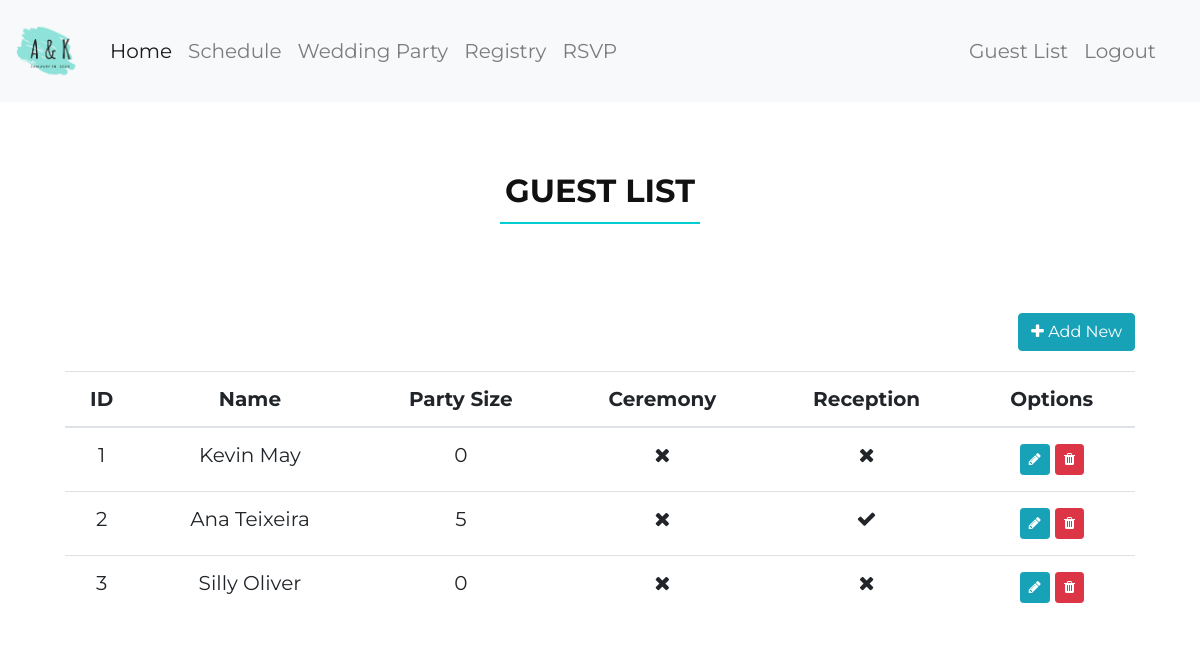
Screenshot of /guest-list (signed in) with the database file from the repository.
### wedding/models.py (models this page shows, shortened)
class Invitation(db.Model):
    id = db.Column(db.Integer, primary_key=True)
    name = db.Column(db.String(100), nullable=False)
    party_size = db.Column(db.Integer, nullable=False, default=0)
    attending_to_ceremony = db.Column(db.Boolean, nullable=False, default=False)
    attending_to_reception = db.Column(db.Boolean, nullable=False, default=False)

### wedding/routes.py (the view)
@app.route("/guest-list")
@login_required
def guest_list():
    invitations = Invitation.query.all()
    return render_template('guest_list.html', invitations=invitations)

### wedding/models.py (called while the page is built)
@login_manager.user_loader
def load_user(user_id):
    return User.query.get(int(user_id))

### wedding/templates/guest_list.html
{% extends "layout.html" %}
{% block css %}
<link rel="stylesheet" href="{{ url_for('static', filename='lib/font-awesome/css/font-awesome.min.css') }}">
{% endblock css %}
{% block header %}
    <h2>Guest List</h2>
{% endblock header %}
{% block content %}
  <div class="wow fadeInUp">
    <div class="float-right">
      <a type="button" class="btn btn-info" href="{{ url_for('new_guest') }}"><i class="fa fa-plus"></i> Add New</a>
    </div>
    <div class="table-responsive">
      <table class="table">
      <thead>
        <tr>
          <th scope="col">ID</th>
          <th scope="col">Name</th>
          <th scope="col">Party Size</th>
          <th scope="col">Ceremony</th>
          <th scope="col">Reception</th>
          <th scope="col">Options</th>
        </tr>
      </thead>
      <tbody>
      {% for invitation in invitations %}
        <tr >
          <td>{{ invitation.id }}</td>
          <td>{{ invitation.name }}</td>
          <td>{{ invitation.party_size }}</td>
          <td>
            {% if invitation.attending_to_ceremony %}
              <i class="fa fa-check">
            {% else %}
              <i class="fa fa-times">
            {% endif %}
          </td>
          <td>
            {% if invitation.attending_to_reception %}
              <i class="fa fa-check">
            {% else %}
              <i class="fa fa-times">
            {% endif %}
          </td>
          <td>
            <a title="Edit" class="btn btn-info btn-sm mt-1 mb-1" href="{{ url_for('update_invitation', invitation_id=invitation.id) }}"><i class="fa fa-pencil"></i></a>
            <a title="Delete" class="btn btn-danger btn-sm mt-1 mb-1" href="{{ url_for('delete_invitation', invitation_id=invitation.id) }}"><i class="fa fa-trash"></i></a>
          </td>
        </tr>
      {% endfor %}
      </tbody>
      </table>
    </div>
  </div>
{% endblock content %}

### wedding/templates/layout.html (shortened to what this page needs)
<!DOCTYPE html>
<html lang="en">
<head>
  	<link rel="stylesheet" type="text/css" href="{{ url_for('static', filename='lib/bootstrap/css/bootstrap.min.css') }}">
  	<link rel="stylesheet" type="text/css" href="{{ url_for('static', filename='lib/animate/animate.min.css') }}">
  	{% block css %}{% endblock %}
	<link rel="stylesheet" type="text/css" href="{{ url_for('static', filename='css/main.css') }}">
</head>
<body>
	<header>
		<nav class="navbar navbar-expand-lg navbar-light bg-light">
			<a class="navbar-brand" href="#">
				<img src="{{ url_for('static', filename='img/logo.png') }}" width="60" height="60" alt="">
			 </a>
		  	<div class="collapse navbar-collapse" id="navbarText">
		    	<ul class="navbar-nav mr-auto">
		      		<li class="nav-item active">
		        		<a class="nav-link" href="/home">Home <span class="sr-only">(current)</span></a>
		      		</li>
		      		<li class="nav-item">
		        		<a class="nav-link" href="/schedule">Schedule</a>
		      		</li>
		      		<li class="nav-item">
		        		<a class="nav-link" href="/wedding-party">Wedding Party</a>
		      		</li>
		      		<li class="nav-item">
		        		<a class="nav-link" href="/registry">Registry</a>
		      		</li>
		      		<li class="nav-item">
		        		<a class="nav-link" href="/rsvp">RSVP</a>
		      		</li>
		    	</ul>
		    	{% if current_user.is_authenticated %}
		    		<div class="navbar-nav">
			    		<a class="nav-item nav-link" href="{{ url_for('guest_list') }}">Guest List </a>
			    		<a class="nav-item nav-link" href="{{ url_for('logout') }}">Logout </a>
		    		</div>
		    	{% else %}
			    	<span class="navbar-text d-none d-lg-block">
			      		#AnaAndKevinTieTheKnot
			    	</span>
			    {% endif %}
		  	</div>
		</nav>
	</header>
	<div>
		<main role="main" class="container">
  			<div class="section-header">
				{% block header %}{% endblock %}
			</div>
      		{% block content %}{% endblock %}
        </main>
	</div>
</body>
</html>

### wedding/static/css/main.css (style rules this page uses)
div { text-align: center; font-family: "Montserrat", sans-serif; font-size: 20px; border: 10px; padding: 10px; }
a { transition: 0.5s; }
.section-header { padding: 60px 0; }
.section-header h2 { font-size: 32px; color: #111; text-transform: uppercase; text-align: center; font-weight: 700; position: relative; padding-bottom: 15px; }
.section-header h2::before { content: ''; position: absolute; display: block; width: 200px; height: 2px; background: #00CED1; bottom: 1px; left: calc(50% - 100px); }

### rows the page displays
Invitation: id "1", name "Kevin May", party_size "0", attending_to_ceremony False (drawn), attending_to_reception False (drawn)
Invitation: id "2", name "Ana Teixeira", party_size "5", attending_to_ceremony False (drawn), attending_to_reception True (drawn)
Invitation: id "3", name "Silly Oliver", party_size "0", attending_to_ceremony False (drawn), attending_to_reception False (drawn)
